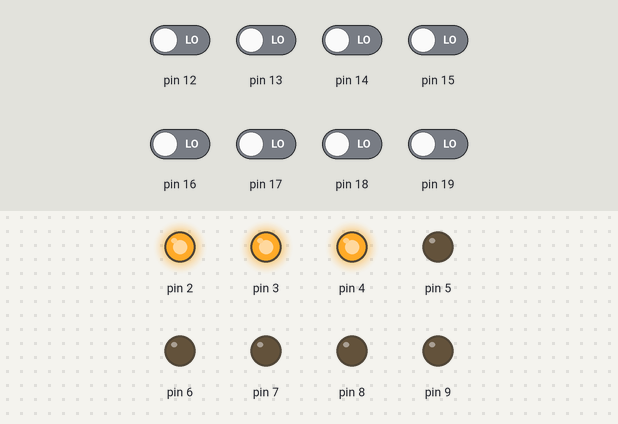
Bench run of a sketch on a simulated Arduino Uno, built with avr-gcc and run on an emulated ATmega328P. On the bench: output pins drawn as LEDs (lit = HIGH). Dashed ring = blinking. Inputs (shaded band) come from the test bench; at power-on: pin 12–19 LOW. Pins used as bus, display or sensor lines are not drawn; what the sketch prints to the serial monitor is not drawn.

Above: at 1.2 s.
1.3 s: pin 13 driven HIGH and pin 15 driven HIGH
At 2.83 s:
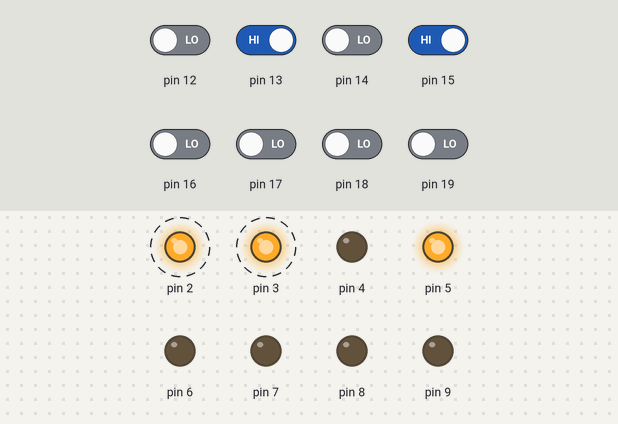
4.3 s: pin 12 driven HIGH
At 4.56 s:
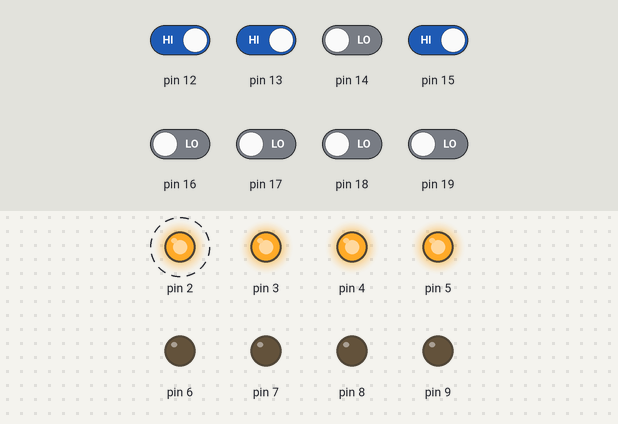
7.3 s: pin 13 driven LOW
At 8.02 s:
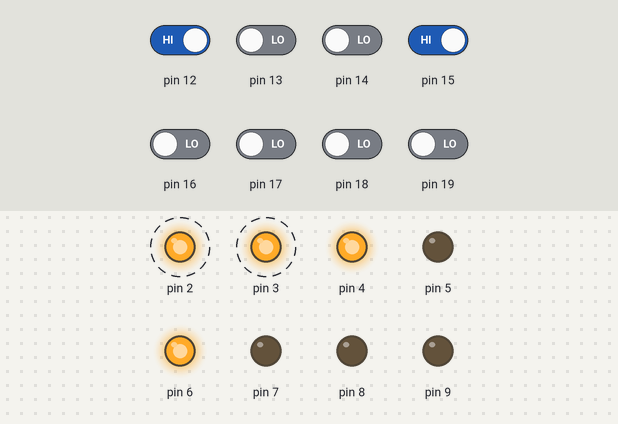
10.3 s: pin 14 driven HIGH
At 13.22 s:
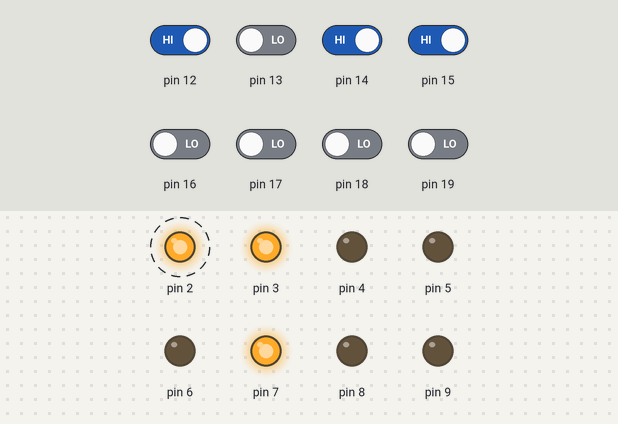
13.3 s: pin 12 driven LOW
16.3 s: pin 13 driven HIGH
Timing chart, 0 to 22.2 s (numbered marks = the images above; inputs shaded):
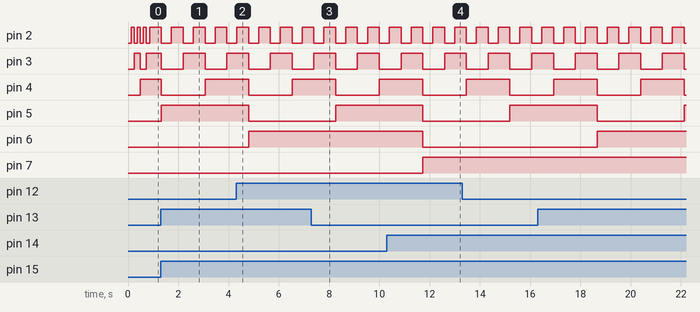

The sketch:

ROMbie.ino
```cpp
/* Brain-sucking ROMbie
 * Based on the tutorial and sample code here:
 * https://www.nycresistor.com/2012/07/07/stick-a-straw-in-its-brain-and-suck-how-to-read-a-rom/
 *
*/


#include <stdint.h>
// Set MAX_ADDR to the largest address you need
// to read. For example, for the 27C512 chips,
// you'll want to use a MAX_ADDR of 65536.
// (That's 512 * 1024 / 8.)

// A 2708 would be 8 kilobits, or 8 * 1024 / 8 =
// 1024.
#define MAX_ADDR 1024L

// On my board, I've connected pins 26-41
// to the Address0-A15 lines, and pins 2-10 to the
// Data0-Data7 lines. You'll want to change these
// pin choices to match your setup.
#define Address0 0
#define Data0 12

// When you're all wired up, hit the reset button
// to start dumping the hex codes.

void setup() {
  for (int i = Address0; i < Address0 + 10; i++) {
    digitalWrite(i, LOW);
    pinMode(i, OUTPUT);
  }
  for (int i = Data0; i < Data0 + 8; i++) {
    digitalWrite(i, HIGH);
    pinMode(i, INPUT);
  }
  Serial.begin(300);
}

void writeAddr(uint32_t addr) {
  uint32_t mask = 0x01;
  for (int i = Address0; i < Address0 + 10; i++) {
    if ((mask & addr) != 0) {
      digitalWrite(i, HIGH);
    } else {
      digitalWrite(i, LOW);
    }
    mask = mask << 1;
  }
}


uint8_t readByte() {
  uint8_t data = 0;
  uint8_t mask = 0x1;

  uint8_t data2 = 0;
  uint8_t mask2 = 0x1;

  delay(20);

  for (int i = Data0; i < Data0 + 8; i++) {
    //for (int i = Data0 + 7; i > Data0 - 1 ; i--) { // for systems where the bit order is reversed
    if (digitalRead(i) == HIGH) {
      data |= mask;
    }
    mask = mask << 1;
  }

  delay(10);

  for (int i = Data0; i < Data0 + 8; i++) {
    //for (int i = Data0 + 7; i > Data0 - 1 ; i--) {
    if (digitalRead(i) == HIGH) {
      data2 |= mask2;
    }
    mask2 = mask2 << 1;
  }

  if (data == data2) {
    return data;
  } else {
    readByte(); // try again
  }


  // read byte twice. if they don't match, ERROR
}

void loop() {
  uint32_t addr = 0;
  while (addr < MAX_ADDR) {
    for (int i = 0; i < 8; i++) {
      writeAddr(addr);
      uint8_t b = readByte();
      if (b < 16) Serial.print("0");
      Serial.print(b, HEX);
      Serial.print(" ");
      addr++;
      delay(0);
    }
    Serial.println("");
  }
  while (1) {}


}
```

Measured:
- by itself, pin 2: alternates HIGH for 0.47 s and LOW for 0.40 s
- by itself, pin 3: alternates HIGH for 0.87 s and LOW for 0.87 s
- by itself, pin 4: alternates HIGH for 1.7 s and LOW for 1.7 s
